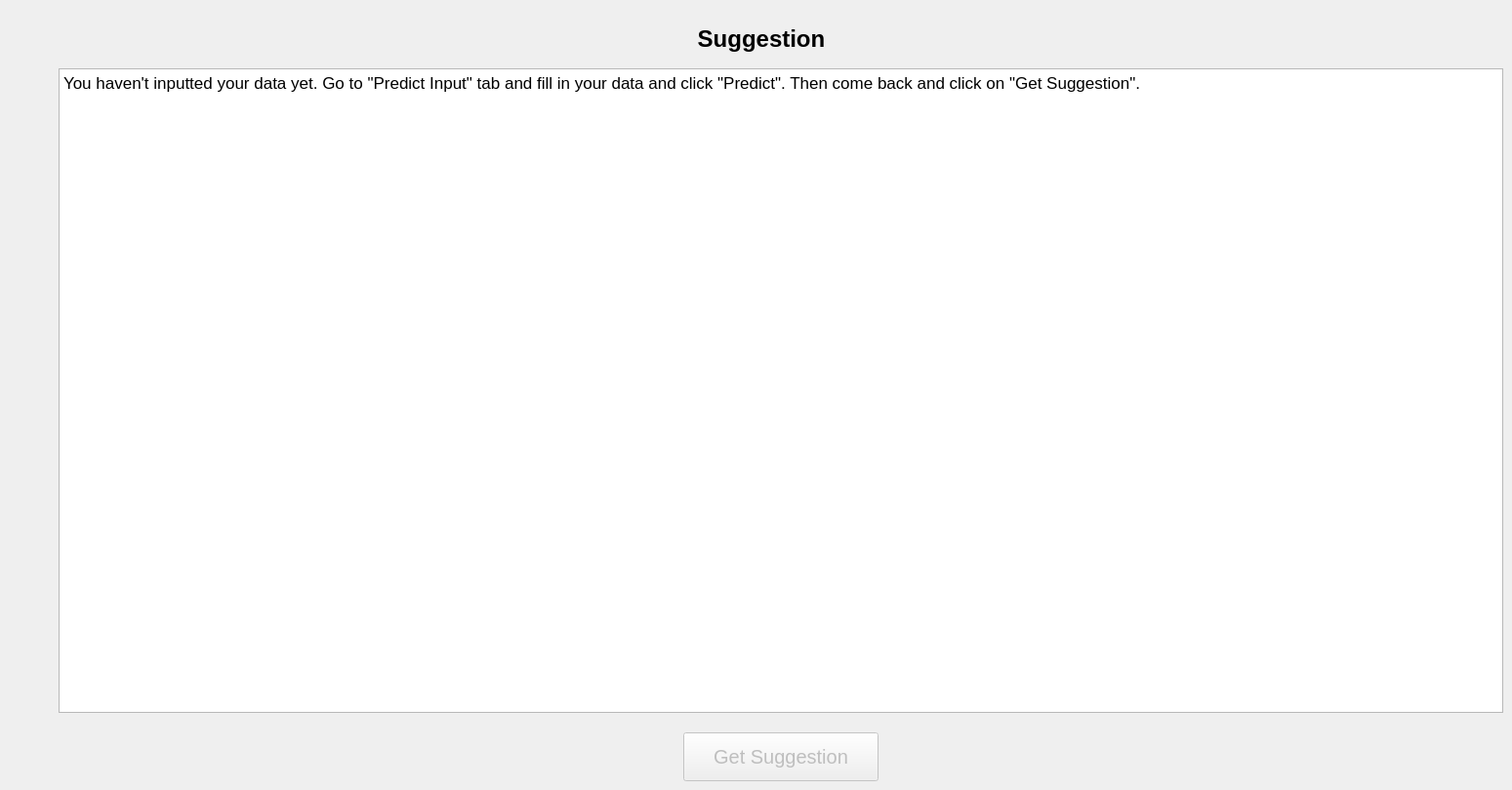
      <widget class="QWidget" name="tab">
       <attribute name="title">
        <string>Get Suggestion</string>
       </attribute>
       <widget class="QLabel" name="suggestionTitleLabel">
        <property name="geometry">
         <rect>
          <x>640</x>
          <y>10</y>
          <width>280</width>
          <height>60</height>
         </rect>
        </property>
        <property name="font">
         <font>
          <pointsize>18</pointsize>
          <bold>true</bold>
         </font>
        </property>
        <property name="text">
         <string>Suggestion</string>
        </property>
        <property name="alignment">
         <set>Qt::AlignmentFlag::AlignCenter</set>
        </property>
       </widget>
       <widget class="QPushButton" name="getSuggestionButton">
        <property name="enabled">
         <bool>false</bool>
        </property>
        <property name="geometry">
         <rect>
          <x>700</x>
          <y>750</y>
          <width>200</width>
          <height>50</height>
         </rect>
        </property>
        <property name="font">
         <font>
          <pointsize>15</pointsize>
         </font>
        </property>
        <property name="text">
         <string>Get Suggestion</string>
        </property>
       </widget>
       <widget class="QPlainTextEdit" name="suggestionText">
        <property name="geometry">
         <rect>
          <x>60</x>
          <y>70</y>
          <width>1480</width>
          <height>660</height>
         </rect>
        </property>
        <property name="font">
         <font>
          <pointsize>13</pointsize>
         </font>
        </property>
        <property name="readOnly">
         <bool>true</bool>
        </property>
        <property name="plainText">
         <string>You haven't inputted your data yet. Go to &quot;Predict Input&quot; tab and fill in your data and click &quot;Predict&quot;. Then come back and click on &quot;Get Suggestion&quot;.</string>
        </property>
       </widget>
      </widget>
